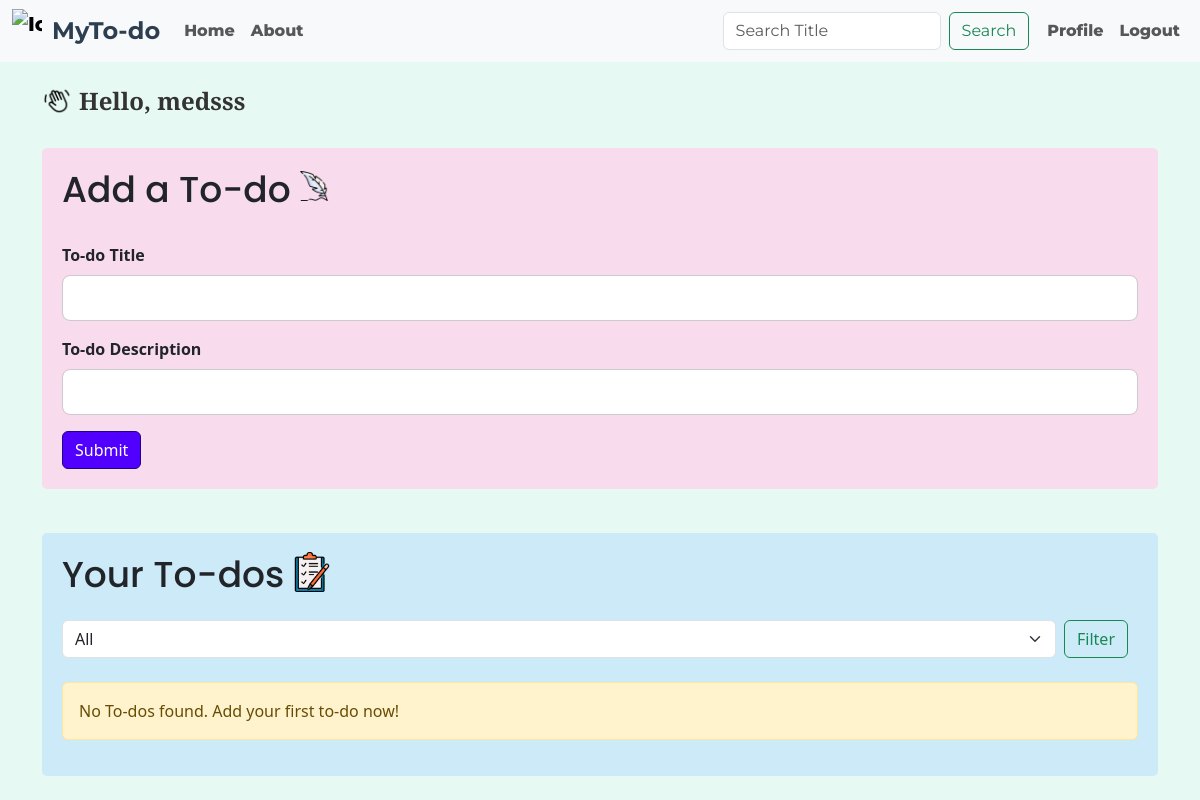
The app's page /filter (signed in), older data.
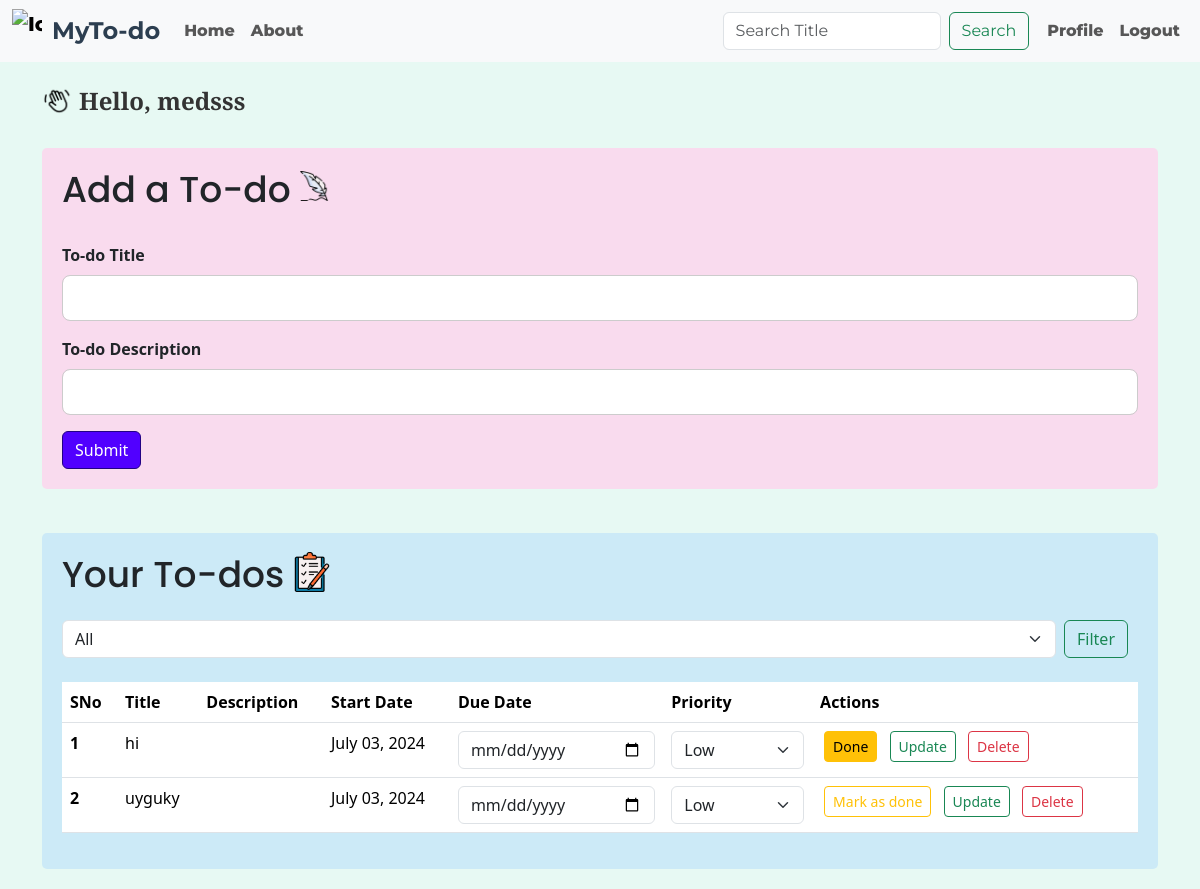
The same page, newer data.
### app.py (models this page shows, shortened)
class User(UserMixin, db.Model):
    id = db.Column(db.Integer, primary_key=True)
    username = db.Column(db.String(150), unique=True, nullable=False)
    email = db.Column(db.String(150), unique=True, nullable=False)
    password = db.Column(db.String(150), nullable=False)
    full_name = db.Column(db.String(150), nullable=True)
    phone = db.Column(db.String(20), nullable=True)
    birth_date = db.Column(db.Date, nullable=True)
    profile_img = db.Column(db.String(150), nullable=True)
    bio = db.Column(db.String(300), nullable=True)
    todos = db.relationship('Todo', backref='user', lazy=True, cascade="all, delete-orphan")
    created_at = db.Column(db.DateTime, nullable=False, default=datetime.utcnow)

class Todo(db.Model):
    sno = db.Column(db.Integer, primary_key=True)
    title = db.Column(db.String(200), nullable=False)
    desc = db.Column(db.String(500), nullable=False)
    date_created = db.Column(db.DateTime, default=datetime.utcnow)
    due_date = db.Column(db.DateTime, nullable=True)
    user_id = db.Column(db.Integer, db.ForeignKey('user.id'), nullable=False)
    is_done = db.Column(db.Boolean, default=False)
    priority = db.Column(db.String(10), nullable=False, default='Medium')
    def formatted_date(self):
        return self.date_created.strftime("%B %d, %Y")

### app.py (the view, shortened to what this page needs)
@app.route('/filter', methods=['GET'])
@login_required
def filter_todos():
    filter_option = request.args.get('filter', 'all')
    if filter_option == 'due_date':
        allTodo = Todo.query.filter_by(user_id=current_user.id).order_by(Todo.due_date.asc()).all()
    elif filter_option == 'done':
        allTodo = Todo.query.filter_by(user_id=current_user.id, is_done=True).all()
    elif filter_option == 'not_done':
        allTodo = Todo.query.filter_by(user_id=current_user.id, is_done=False).all()
    else:
        allTodo = Todo.query.filter_by(user_id=current_user.id).all()
    return render_template('index.html', allTodo=allTodo)

### app.py (called while the page is built)
@login_manager.user_loader
def load_user(user_id):
    return User.query.get(int(user_id))

### templates/index.html (shortened to what this page needs)
{% extends 'base.html' %}
{% block body %}
<div class="container my-3">
    {% if current_user.is_authenticated %}
    <div class="greeting d-flex align-items-center">
        <img src="{{ url_for('static', filename='images/hand.png') }}" alt="Icon" class="icon">
        <h4 class="greet ms-2">Hello, {{ current_user.username }}</h4>
    </div>
    {% endif %}
    <br>
    <div class="add-container">
        <div class="add d-flex align-items-center">
            <h2>Add a To-do</h2>
            <img src="{{ url_for('static', filename='images/add.png') }}" alt="Icon" class="icon ms-2">
        </div>
        <br>
        <form action="/" method="POST">
            <div class="mb-3">
                <strong><label for="title" class="form-label">To-do Title</label></strong>
                <input type="text" class="form-control todo-input" name="title" id="title" aria-describedby="titleHelp" required>
            </div>
            <div class="mb-3">
                <strong><label for="desc" class="form-label">To-do Description</label></strong>
                <input type="text" class="form-control todo-input" name="desc" id="desc">
            </div>
            <button type="submit" class="btn btn-primary">Submit</button>
        </form>
    </div>
</div>
<div class="container my-3">
    <br>
    <div class="your-container">
        <div class="d-flex align-items-center">
            <h2 class="your">Your To-dos</h2>
            <img src="{{ url_for('static', filename='images/task.png') }}" alt="Icon" class="icon ms-2">
        </div>
        <form id="filterForm" class="d-flex mt-3" action="/filter" method="GET">
            <select class="form-select me-2" name="filter" id="filter">
                <option value="all">All</option>
            </select>
            <button type="submit" class="btn btn-outline-success">Filter</button>
        </form>
        <br>
        {% if allTodo|length == 0 %}
        <div class="alert alert-warning" role="alert">
            No To-dos found. Add your first to-do now!
        </div>
        {% else %}
        <table class="table">
            <thead>
                <tr>
                    <th scope="col">SNo</th>
                    <th scope="col">Title</th>
                    <th scope="col">Description</th>
                    <th scope="col">Start Date</th>
                    <th scope="col">Due Date</th>
                    <th scope="col">Priority</th>
                    <th scope="col">Actions</th>
                </tr>
            </thead>
            <tbody>
                {% for todo in allTodo %}
                <tr>
                    <th scope="row">{{ loop.index }}</th>
                    <td>{{ todo.title }}</td>
                    <td>{{ todo.desc }}</td>
                    <td>{{ todo.formatted_date() }}</td>
                    <td>
                        <input type="date" class="form-control due-date-input" data-id="{{ todo.sno }}" value="{{ todo.due_date.strftime('%Y-%m-%d') if todo.due_date else '' }}">
                    </td>
                    <td>
                        <select class="form-select priority-select" data-id="{{ todo.sno }}">
                            <option value="low" {% if todo.priority == 'low' %}selected{% endif %}>Low</option>
                        </select>
                    </td>
                    <td>
                        <button class="btn {% if todo.is_done %}btn-warning{% else %}btn-outline-warning{% endif %} mark-done-btn btn-sm mx-1" data-id="{{ todo.sno }}">
                            {% if todo.is_done %}Done{% else %}Mark as done{% endif %}
                        </button>
                        <a href="/update/{{ todo.sno }}" class="btn btn-outline-success btn-sm mx-1">Update</a>
                        <a href="/delete/{{ todo.sno }}" class="btn btn-outline-danger btn-sm mx-1">Delete</a>
                    </td>
                </tr>
                {% endfor %}
            </tbody>
        </table>
        {% endif %}
    </div>
</div>
<link rel="stylesheet" href="{{ url_for('static', filename='css/index.css') }}">
{% endblock body %}

### templates/base.html (shortened to what this page needs)
<!doctype html>
<html lang="en">
<head>
    <link rel="stylesheet" href="{{ url_for('static', filename='css/style.css') }}">
        <link href="https://cdn.jsdelivr.net/npm/bootstrap@5.3.3/dist/css/bootstrap.min.css" rel="stylesheet"
>
</head>
<body>
    <nav class="navbar navbar-expand-lg bg-body-tertiary">
        <div class="container-fluid">
            <a class="navbar-brand" href="/">
                <img src="{{ url_for('static', filename='images/quill-pen.png') }}" alt="Icon" class="icon">
                <span class="text">MyTo-do</span>
            </a>
            <div class="collapse navbar-collapse" id="navbarSupportedContent">
                <ul class="navbar-nav me-auto mb-2 mb-lg-0">
                    <li class="nav-item">
                        <a class="nav-link" aria-current="page" href="/">Home</a>
                    </li>
                    <li class="nav-item">
                        <a class="nav-link" href="/about">About</a>
                    </li>
                </ul>
                {% if current_user.is_authenticated %}
            <form class="d-flex" action="{{ url_for('search') }}" method="GET">
                <input class="form-control me-2" type="search" placeholder="Search Title" aria-label="Search"
                    name="search_query">
                <button class="btn btn-outline-success" type="submit">Search</button>
            </form>
            <ul class="navbar-nav">
                <li class="nav-item">
                    <a class="nav-link" href="{{ url_for('profile') }}">Profile</a>
                </li>
                <li class="nav-item">
                    <a class="nav-link logout" href="{{ url_for('logout') }}">Logout</a>
                </li>
            </ul>
            {% endif %}
            </div>
        </div>
    </nav>
    {% block body %}
    {% endblock body %}
</body>
</html>

### static/css/style.css (style rules this page uses)
.navbar { font-family: 'Montserrat', sans-serif; font-weight: 800; }
.navbar-brand { display: flex; align-items: center; color: #333; text-decoration: none; font-family: 'Montserrat', sans-serif; }
.navbar-brand .icon { margin-right: 10px; width: 30px; height: auto; }
.navbar-brand .text { font-size: 1.5rem; font-weight: bold; color: #2c3e50; transition: color 0.3s; }
.nav-link { color: #2c3e50; transition: background-color 0.3s, color 0.3s; }
.d-flex { margin-right: 10px; }

### static/css/index.css (style rules this page uses)
h2 { font-family: Poppins; font-size: 36px; text-align: left; }
.greeting { display: flex; align-items: center; }
.greeting .icon { width: 30px; height: auto; margin-right: -1px; margin-top: 1px; }
.greet { font-family: "Merriweather", serif; font-size: 30px; font-weight: 700; font-size: 1.5rem; color: #333; margin-top: 9px; }
.add { display: flex; align-items: center; }
.add .icon { width: 30px; height: auto; margin-left: 8px; margin-top: -14px; }
.icon { width: 40px; height: auto; margin-top: -14px; }
.todo-input { border: 1px solid #ccc; border-radius: 8px; padding: 10px; width: 100%; transition: border-color 0.3s ease; }
.btn-primary { background-color: #5100ff; border-color: #220283; color: #fff; transition: background-color 0.3s ease, border-color 0.3s ease, color 0.3s ease; }
.add-container { background-color: rgb(249, 219, 238); border-radius: 5px; padding: 20px; margin-bottom: 20px; }
.your-container { background-color: rgb(204, 234, 247); border-radius: 5px; padding: 20px; margin-bottom: 20px; }
body { background-color: rgb(231, 249, 243); }
.container { opacity: 0; transform: translateY(-20px); animation: slideDown 1s forwards; }

Row changes from the older to the newer data that the page shows:
added Todo: title "hi", formatted_date "July 03, 2024", sno "Low", is_done "Done"
added Todo: title "uyguky", formatted_date "July 03, 2024", sno "Low", is_done "Mark as done"
Text that changed along with them:
text no longer shown: "No To-dos found. Add your first to-do now!"
text now shown: "SNo Title Description Start Date Due Date Priority Actions"
